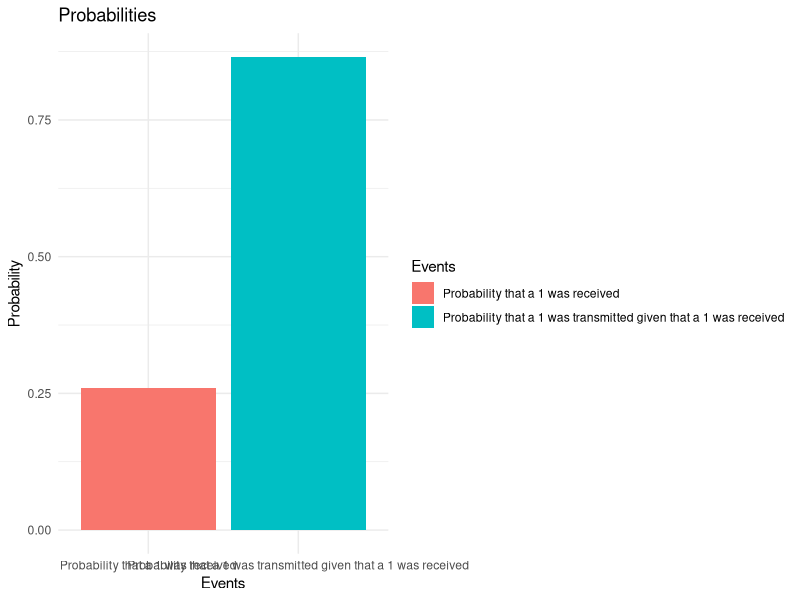
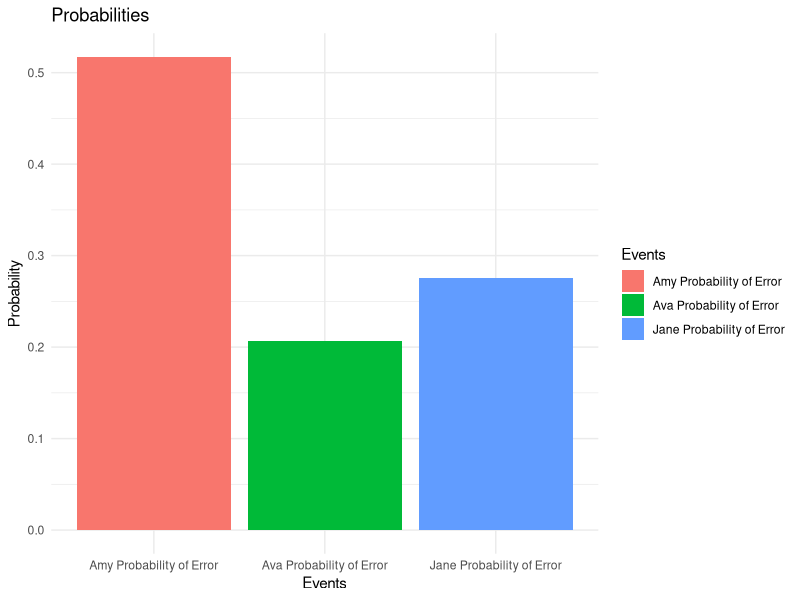

Recreate these plots in R, in order.
## ---- chunk 1
library(ggplot2)
## ---- chunk 2
transmitted_0=0.7
transmitted_1=1-transmitted_0
receiving_1=0.75
not_receiving_1=0.25
receiving_0=0.95

#a 1 was received;
Pr_1= (transmitted_0*(1-receiving_0))+receiving_1*transmitted_1
Pr_1

#a 1 was transmitted given than a 1 was received. 
Pg1_1r <- (transmitted_1 * receiving_1) / Pr_1
Pg1_1r

dframe= data.frame(
  Event= c("A 1 was received", "A 1 was transmitted given that a 1 was received"),
  Probability = c(Pr_1, Pg1_1r)
)

# Create a bar plot using ggplot
dframe <- data.frame(
  Events = c("Probability that a 1 was received", "Probability that a 1 was transmitted given that a 1 was received"),
  Probabilities = c(Pr_1, Pg1_1r)
)

ggplot(dframe, aes(x = Events, y = Probabilities, fill = Events))+
  geom_bar(stat = "identity") +
  labs(title = "Probabilities",
       y = "Probability", ) +
  theme_minimal()

## ---- chunk 3
Jane=0.1
Amy=0.3
Ava=0.6
ErrorJane=0.08
ErrorAmy=0.05
ErrorAva=0.01

Total_error=Jane*ErrorJane+Amy*ErrorAmy+Ava*ErrorAva

print("Total percentage of error:")
print(Total_error*100)

Prob_JaneError=(Jane*ErrorJane)/Total_error
Prob_AmyError=(Amy*ErrorAmy)/Total_error
Prob_AvaError=(Ava*ErrorAva)/Total_error

Prob_JaneError
Prob_AmyError
Prob_AvaError

dframe2 <- data.frame(
  Events = c("Jane Probability of Error", "Amy Probability of Error","Ava Probability of Error"),
  Probabilities = c(Prob_JaneError, Prob_AmyError, Prob_AvaError )
)

ggplot(dframe2, aes(x = Events, y = Probabilities, fill = Events))+
  geom_bar(stat = "identity") +
  labs(title = "Probabilities",
       y = "Probability", ) +
  theme_minimal()
